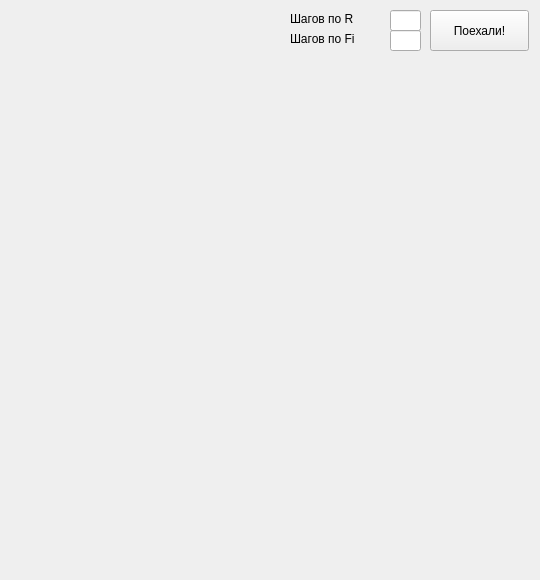
<?xml version="1.0" encoding="UTF-8"?>
<ui version="4.0">
 <class>MainWindow</class>
 <widget class="QMainWindow" name="MainWindow">
  <property name="geometry">
   <rect>
    <x>0</x>
    <y>0</y>
    <width>540</width>
    <height>580</height>
   </rect>
  </property>
  <property name="windowTitle">
   <string>MainWindow</string>
  </property>
  <widget class="QWidget" name="centralWidget">
   <widget class="QPushButton" name="buttonGo">
    <property name="geometry">
     <rect>
      <x>430</x>
      <y>10</y>
      <width>99</width>
      <height>41</height>
     </rect>
    </property>
    <property name="text">
     <string>Поехали!</string>
    </property>
   </widget>
   <widget class="QLineEdit" name="dX">
    <property name="geometry">
     <rect>
      <x>390</x>
      <y>10</y>
      <width>31</width>
      <height>21</height>
     </rect>
    </property>
   </widget>
   <widget class="QLineEdit" name="dY">
    <property name="geometry">
     <rect>
      <x>390</x>
      <y>30</y>
      <width>31</width>
      <height>21</height>
     </rect>
    </property>
    <property name="text">
     <string/>
    </property>
   </widget>
   <widget class="QLabel" name="ldX">
    <property name="geometry">
     <rect>
      <x>290</x>
      <y>10</y>
      <width>91</width>
      <height>17</height>
     </rect>
    </property>
    <property name="text">
     <string>Шагов по R</string>
    </property>
   </widget>
   <widget class="QLabel" name="ldY">
    <property name="geometry">
     <rect>
      <x>290</x>
      <y>30</y>
      <width>91</width>
      <height>17</height>
     </rect>
    </property>
    <property name="text">
     <string>Шагов по Fi</string>
    </property>
   </widget>
   <widget class="QLabel" name="lErr">
    <property name="geometry">
     <rect>
      <x>10</x>
      <y>50</y>
      <width>371</width>
      <height>21</height>
     </rect>
    </property>
    <property name="text">
     <string/>
    </property>
   </widget>
   <widget class="QLabel" name="maxT">
    <property name="geometry">
     <rect>
      <x>360</x>
      <y>50</y>
      <width>67</width>
      <height>21</height>
     </rect>
    </property>
    <property name="text">
     <string/>
    </property>
   </widget>
   <widget class="QLabel" name="minT">
    <property name="geometry">
     <rect>
      <x>460</x>
      <y>50</y>
      <width>67</width>
      <height>21</height>
     </rect>
    </property>
    <property name="text">
     <string/>
    </property>
   </widget>
   <zorder>dY</zorder>
   <zorder>lErr</zorder>
   <zorder>buttonGo</zorder>
   <zorder>dX</zorder>
   <zorder>ldX</zorder>
   <zorder>ldY</zorder>
   <zorder>maxT</zorder>
   <zorder>minT</zorder>
  </widget>
 </widget>
 <layoutdefault spacing="6" margin="11"/>
 <resources/>
 <connections/>
</ui>
